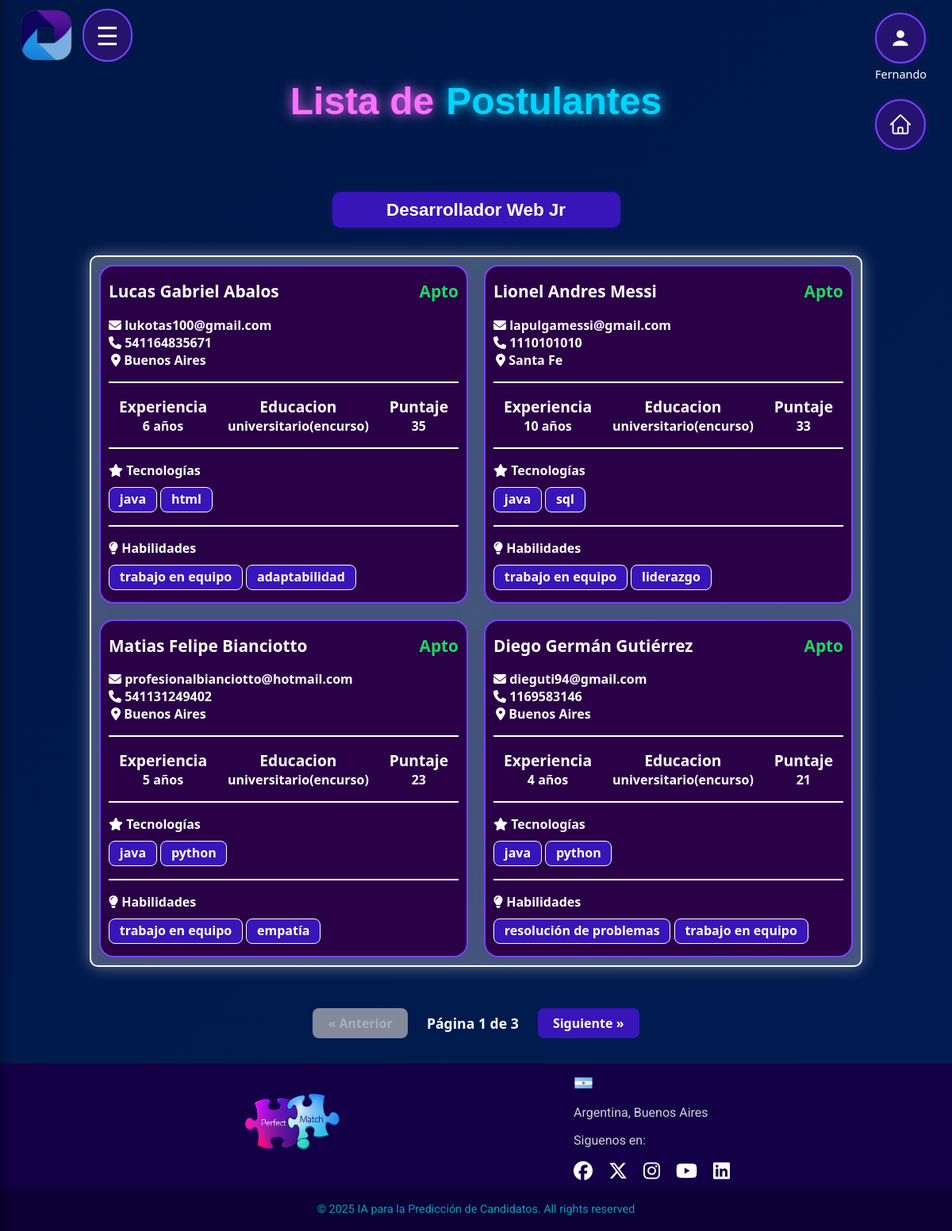
/postulantes (signed in), run on the app's committed database.
### app.py (models this page shows)
class Candidato(db.Model):
    __tablename__ = "candidato"
    id = db.Column(db.String, primary_key=True)  # Usamos el correo como ID único
    nombre = db.Column(db.String(100), nullable=False)
    apellido = db.Column(db.String(100), nullable=False)
    mail = db.Column(db.String(100), nullable=False, unique=True)
    telefono = db.Column(db.String(50), nullable=False)
    ubicacion = db.Column(db.String(100), nullable=False)
    experiencia = db.Column(db.Integer, nullable=True)
    idedu = db.Column(db.Integer, db.ForeignKey("educacion.idedu"), nullable=True)
    idtec = db.Column(db.Integer, db.ForeignKey("tecnologia.idtec"), nullable=True)
    idtec2 = db.Column(db.Integer, db.ForeignKey("tecnologia2.idtec2"), nullable=True)
    idhab = db.Column(db.Integer, db.ForeignKey("habilidad.idhab"), nullable=True)
    idhab2 = db.Column(db.Integer, db.ForeignKey("habilidad2.idhab2"), nullable=True)
    postulaciones = db.relationship("Postulacion", back_populates="candidato", cascade="all, delete-orphan")

class Educacion(db.Model):
    __tablename__ = 'educacion'
    idedu = db.Column(db.Integer, primary_key=True)
    nombre = db.Column(db.String(100), nullable=False, unique=True)

class Tecnologia(db.Model):
    __tablename__ = 'tecnologia'
    idtec = db.Column(db.Integer, primary_key=True)
    nombre = db.Column(db.String(100), nullable=False, unique=True)

class Tecnologia2(db.Model):
    __tablename__ = 'tecnologia2'
    idtec2 = db.Column(db.Integer, primary_key=True)
    nombre = db.Column(db.String(100), nullable=False, unique=True)

class Habilidad(db.Model):
    __tablename__ = 'habilidad'
    idhab = db.Column(db.Integer, primary_key=True)
    nombre = db.Column(db.String(100), nullable=False, unique=True)

class Habilidad2(db.Model):
    __tablename__ = 'habilidad2'
    idhab2 = db.Column(db.Integer, primary_key=True)
    nombre = db.Column(db.String(100), nullable=False, unique=True)

### app.py (the view, shortened to what this page needs)
@app.route("/postulantes")
@login_required(roles=["Admin_RRHH", "Supervisor",  "Analista_Datos"])
def postulantes():
    idOfer = request.args.get("idOfer")
    filtro = request.args.get("filtro")
    page = int(request.args.get("page", 1))
    per_page = 4
    ofertas = OfertaLaboral.query.all()
    if not idOfer:
        idOfer = request.form.get("idOfer") if request.method == "POST" else request.args.get("idOfer")
        if not idOfer and ofertas:
            idOfer = ofertas[0].idOfer
    ofertas_cerradas = OfertaLaboral.query.filter(
        OfertaLaboral.fecha_cierre <= datetime.now(), OfertaLaboral.estado == "Activa"
    ).all()
    for oferta in ofertas_cerradas:
        oferta.estado = "Cerrada"
        db.session.add(oferta)
        predecir_postulantes_automatica(oferta.idOfer)
        asignar_puntajes_automatica(oferta.idOfer)
        enviar_correos_automatica(oferta.idOfer)
    db.session.commit()
    postulaciones = Postulacion.query.filter_by(idOfer=idOfer).order_by(Postulacion.puntaje.desc()).all() if idOfer else Postulacion.query.order_by(Postulacion.puntaje.desc()).all()
    educacion_map = {edu.idedu: edu.nombre for edu in Educacion.query.all()}
    tecnologia_map = {tec.idtec: tec.nombre for tec in Tecnologia.query.all()}
    habilidad_map = {hab.idhab: hab.nombre for hab in Habilidad.query.all()}
    tecnologia2_map = {tec2.idtec2: tec2.nombre for tec2 in Tecnologia2.query.all()}
    habilidad2_map = {hab2.idhab2: hab2.nombre for hab2 in Habilidad2.query.all()}
    lista_postulantes = []
    for p in postulaciones:
        lista_postulantes.append({
            "nombre": p.candidato.nombre,
            "apellido": p.candidato.apellido,
            "email": p.candidato.mail,
            "telefono": p.candidato.telefono,
            "ubicacion": p.candidato.ubicacion,
            "experiencia": p.experiencia,
            "educacion": educacion_map.get(p.idedu, ""),
            "puntaje": p.puntaje,
            "tecnologias": [
                tecnologia_map.get(p.idtec, ""),
                tecnologia2_map.get(p.idtec2, "")
            ],
            "habilidades": [
                habilidad_map.get(p.idhab, ""),
                habilidad2_map.get(p.idhab2, "")
            ],
            "apto": "Apto" if p.aptitud is True else ("No apto" if p.aptitud is False else "Sin revisar"),
            "oferta": p.oferta.nombre if p.oferta else ""
        })
    if filtro == "apto":
        lista_postulantes = [p for p in lista_postulantes if p["apto"] == "Apto"]
    total = len(lista_postulantes)
    total_pages = max(1, ceil(total / per_page))
    start = (page - 1) * per_page
    end = start + per_page
    postulantes_pagina = lista_postulantes[start:end]
    return render_template(
    "postulantes.html",
    postulantes=postulantes_pagina,
    ofertas=OfertaLaboral.query.all(),
    idOfer=idOfer,
    page=page,
    total_pages=total_pages
)

### app.py (called while the page is built)
def login_required(roles=None):
    def decorator(f):
        @wraps(f)
        def wrapped(*args, **kwargs):
            if 'username' not in session:
                return redirect(url_for('login'))
            if roles and session.get('type') not in roles:
                return "Acceso no autorizado"
            return f(*args, **kwargs)
        return wrapped
    return decorator

### templates/postulantes.html (shortened to what this page needs)
<!DOCTYPE html>
<html lang="es">
<head>
  <link rel="stylesheet" href="{{ url_for('static', filename='postulantes.css') }}">
  <link rel="stylesheet" href="{{ url_for('static', filename='css/header_general.css') }}">
  <link rel="stylesheet" href="{{ url_for('static', filename='css/menu.css') }}">
  <link rel="stylesheet" href="{{ url_for('static', filename='css/footer.css') }}">
  <link rel="stylesheet" href="{{ url_for('static', filename='css/fragments/particles.css') }}">
  <link rel="stylesheet" href="{{ url_for('static', filename='css/fragments/titles.css') }}">
  <link rel="stylesheet" href="https://cdnjs.cloudflare.com/ajax/libs/font-awesome/6.5.0/css/all.min.css">
</head>
<body>
  {% include "fragments/particles.html" %}
  {% include "layout/header_general.html" %}
  {% include "layout/menu.html" %}
  <h1><p class="title-perfect-violet">Lista de </p><p class="title-match-blue">Postulantes</p></h1>
  <form method="get" action="{{ url_for('postulantes') }}" style = "background-color: transparent; border: 0; box-shadow: none;" >
    <select name="idOfer" class="custom-select" onchange="this.form.submit()">
      {% for oferta in ofertas %}
      <option style="background-color: #3815b8 !important; color: white;" value="{{ oferta.idOfer }}" {% if
        oferta.idOfer|string==idOfer|string %}selected{% endif %}>
        {{ oferta.nombre }}
      </option>
      {% endfor %}
    </select>
  </form>
  {% if postulantes|length == 0 %}
    <div class="no-candidatos-msg">
      No hay candidatos disponibles para esta oferta.
    </div>
  {% else %}
  <div class="cards-container">
    {% for postulante in postulantes %}
    <div class="postulante-card">
      <div class="card-header">
        <h2>{{ postulante.nombre }} {{ postulante.apellido }}
        <span class="aptitud-label {% if postulante.apto == 'Apto' %}apto{% elif postulante.apto == 'No apto' %}noapto{% else %}sinrevisar{% endif %}">
          {{ postulante.apto }}
        </span>
        </h2>
        <div class="card-contact">
          <i class="fa-solid fa-envelope icono-card"></i> {{ postulante.email }}<br>
          <i class="fa-solid fa-phone"></i> {{ postulante.telefono }}<br>
          <i class="fa-solid fa-location-dot"></i> {{ postulante.ubicacion }}
        </div>
      </div>
      <hr>
      <div class="card-info-row">
        <section class="info-section">
          <span class="info-label">Experiencia</span>
          <span>{{ postulante.experiencia }} años</span>
        </section>
        <section class="info-section">
          <span class="info-label">Educacion</span>
          <span>{{ postulante.educacion }}</span>
        </section>
        <section class="info-section">
          <span class="info-label">Puntaje</span>
          <span>{{ postulante.puntaje }}</span>
        </section>
      </div>
      <hr>
      <div class="card-tec">
        <i class="fa-solid fa-star icono-card"></i>
        <span class="tec-label">Tecnologías</span>
        <div class="tec-tags">
          {% for tec in postulante.tecnologias %}
            <span class="tag">{{ tec }}</span>
          {% endfor %}
        </div>
      </div>
      <hr>
      <div class="card-hab">
        <i class="fa-solid fa-lightbulb icono-card"></i>
        <span class="hab-label">Habilidades</span>
        <div class="hab-tags">
          {% for hab in postulante.habilidades %}
            <span class="tag">{{ hab }}</span>
          {% endfor %}
        </div>
      </div>
    </div>
    {% endfor %}
  </div>
{% endif %}
  <div class="pagination">
  <a href="{% if page > 1 %}{{ url_for('postulantes', idOfer=idOfer, page=page-1) }}{% else %}#{% endif %}"
     class="page-btn{% if page <= 1 %} disabled{% endif %}"
     {% if page <= 1 %}tabindex="-1" aria-disabled="true"{% endif %}>
    &laquo; Anterior
  </a>
  <span class="page-info">Página {{ page }} de {{ total_pages }}</span>
  <a href="{% if page < total_pages %}{{ url_for('postulantes', idOfer=idOfer, page=page+1) }}{% else %}#{% endif %}"
     class="page-btn{% if page >= total_pages %} disabled{% endif %}"
     {% if page >= total_pages %}tabindex="-1" aria-disabled="true"{% endif %}>
    Siguiente &raquo;
  </a>
</div>
  {% include "layout/footer.html" %}
</body>
</html>

### static/postulantes.css (style rules this page uses)
html { background: #5A189A; }
body { display: flex; flex-direction: column; justify-content: center; align-items: center; min-height: 100vh; margin: 0; padding: 0; font-family: 'Segoe UI', sans-serif; background: linear-gradient(135deg, #001847, #011d55, #2a0047, #390061); background-size: 400% 400%; animation: gradient 15s ease infinite; }
h1 { font-family: "Erica One", sans-serif; font-size: 3rem; width: fit-content; text-align: center; border-radius: 32px; border: none; color: #fefefe; text-shadow: -3px 3px 0px #49007e, 3px -3px 0px #2f00d9; transition: all 0.3s ease-in-out; min-width: 100%; display: flex; align-items: center; justify-content: center; gap: 15px; margin-top: 5rem; padding: 0; position: relative; }
form { animation: elevar 2s ease-out forwards; margin: 3rem auto 4rem auto; padding: 0; border-radius: 25px; width: 50%; text-align: center; color: #ffffff; background-color: rgba(255, 255, 255, 0.267); background-size: 400% 400%; border: 2px solid #ffffff; box-shadow: 0 0 20px rgba(255, 255, 255, 0.4); margin-bottom: 5px; }
input, select, button { text-decoration: none; color: rgba(255, 255, 255, 0.8); font-size: 1.2rem; font-weight: bold; margin: 10px auto; padding: 12px 14px; border-radius: 8px; background-color: rgba(255, 255, 255, 0.2); border: none; transition: all 0.3s ease-in-out; width: 180px; }
.custom-select { margin-top: -8rem !important; background-color: #3815b8; color: white; border-radius: 10px; padding: 10px 15px; font-size: 1.4rem; appearance: none; -webkit-appearance: none; -moz-appearance: none; cursor: pointer; text-align: center; text-align-last: center; box-shadow: 0 0 10px rgba(56, 21, 184, 0.4); transition: background-color 0.3s ease, box-shadow 0.3s ease; width: fit-content; min-width: 200px; max-width: 100%; }
.custom-select option { background-color: #3815b8; color: white; text-align: center; }
.cards-container { width: 100%; max-width: 950px; margin: 20px auto; display: grid; grid-template-columns: repeat(2,1fr); gap: 20px; background-color: rgba(255, 255, 255, 0.267); padding: 10px; border-radius: 10px; border: 2px solid #ffffff; box-shadow: 0 0 20px rgba(255, 255, 255, 0.4); animation: elevar 2s ease-out forwards; }
.postulante-card { background-color: #2a0047; border: 2px solid #7644ff; padding: 0 10px; border-radius: 18px; box-shadow: 0 2px 16px rgba(90,24,154,0.15); color: #fff; min-width: 0; font-weight: bold; transition: box-shadow 0.3s; }
.card-header h2 { display: flex; justify-content: space-between; font-size: 1.3rem; }
.aptitud-label { font-weight:bolder ; }
.aptitud-label.apto { color: #1ed760; }
.fa-location-dot { padding-left: 3px; }
hr { border: none; border-top: 2px solid #fff; margin: 1rem 0; }
.card-info-row { display: flex; justify-content: space-around; text-align: center; }
.info-section { display: flex; flex-direction: column; }
.info-label { font-size: 1.2rem; }
.tec-tags { padding-top: 10px; }
.hab-tags { padding: 10px 0 15px; }
.tag { background-color:#3815b8; color: #fff; border-radius: 8px; padding: 0.2em 0.8em 0.3em; font-size: 1rem; display: inline-block; border: 1px solid #fff; }
.pagination { display: flex; justify-content: center; align-items: center; gap: 1.5em; margin: 2em 0 2em 0; }
.page-btn { background: #3815b8; color: #fff; padding: 0.5em 1.2em; border-radius: 8px; text-decoration: none; font-weight: bold; transition: background 0.2s; cursor: pointer; opacity: 1; pointer-events: auto; }
.page-btn.disabled, .page-btn[aria-disabled="true"] { background: #bbb; color: #eee; cursor: not-allowed; pointer-events: none; opacity: 0.7; }
.page-info { color: #ffffff; font-weight: bold; font-size: 1.1em; }

### static/css/footer.css (style rules this page uses)
html, body { scrollbar-width: thin; scrollbar-color: #7644ff #1a085a; }

### static/css/fragments/titles.css (style rules this page uses)
.title-perfect-violet { color: #ff6fff; text-shadow: 0 0 15px #ff6fff; animation: fadeInUp 1s ease-out 0.4s both; margin: 20px 0; }
.title-match-blue { color: #00d4ff; text-shadow: 0 0 15px #00d4ff; animation: fadeInRight 1s ease-out 0.6s both; margin: 20px 0; }

### data on the page
Candidato: nombre "Lucas Gabriel", apellido "Abalos", email "lukotas100@gmail.com", telefono "541164835671", ubicacion "Buenos Aires"
Educacion: educacion "universitario(encurso)" "universitario(encurso)" "universitario(encurso)" "universitario(encurso)"
Tecnologia: nombre "java"
Tecnologia2: nombre "html"
Habilidad: nombre "trabajo en equipo"
Habilidad2: nombre "adaptabilidad"
Candidato: nombre "Lionel Andres", apellido "Messi", email "lapulgamessi@gmail.com", telefono "1110101010", ubicacion "Santa Fe"
Tecnologia2: nombre "sql"
Habilidad2: nombre "liderazgo"
Candidato: nombre "Matias Felipe", apellido "Bianciotto", email "profesionalbianciotto@hotmail.com", telefono "541131249402", ubicacion "Buenos Aires"
Tecnologia2: nombre "python"
Habilidad2: nombre "empatía"
Candidato: nombre "Diego Germán", apellido "Gutiérrez", email "dieguti94@gmail.com", telefono "1169583146", ubicacion "Buenos Aires"
Habilidad: nombre "resolución de problemas"
Habilidad2: nombre "trabajo en equipo"

### other printed values
{{ session.get('username') }} "Fernando"
{{ postulante.apto }} "Apto" "Apto" "Apto" "Apto"
{{ postulante.experiencia }} "6" "10" "5" "4"
{{ postulante.puntaje }} "35" "33" "23" "21"
{{ page }} "1"
{{ total_pages }} "3"
form field idOfer "Desarrollador Web Jr"
